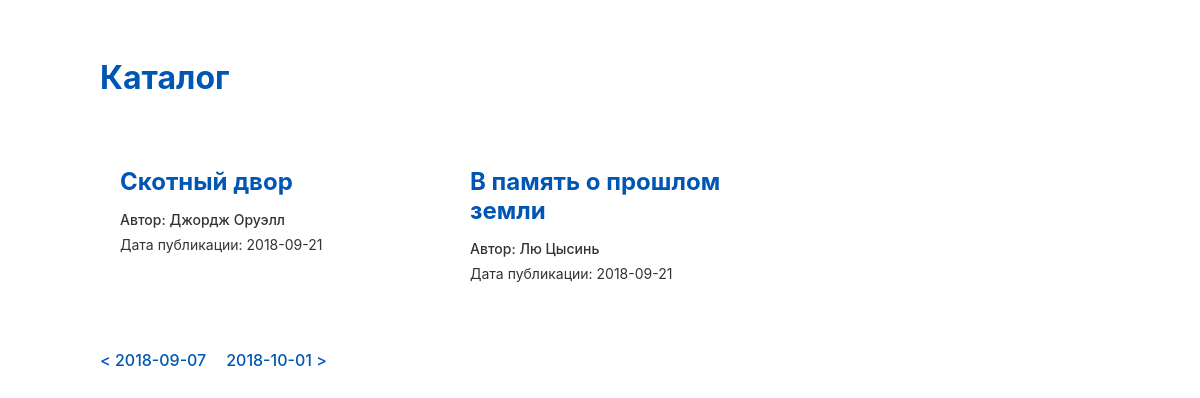
The app's page /books/2018-09-21/ with its own data.
### books/models.py (models this page shows, shortened)
class Book(models.Model):
    name = models.CharField(max_length=255)
    author = models.CharField(max_length=255)
    pub_date = models.DateField()

### books/views.py (the view)
# urls.py: re_path(r'^(?P<pub_date>\d{4}-\d{2}-\d{2})/$', views.books_by_date, name='books_by_date'),
def books_by_date(request, pub_date):
    template = 'books/books_by_date.html'
    books = Book.objects.filter(pub_date=pub_date)
    prev_book = Book.objects.filter(pub_date__lt=pub_date).order_by('-pub_date').first()
    prev_date = prev_book.pub_date.strftime('%Y-%m-%d') if prev_book else None
    next_book = Book.objects.filter(pub_date__gt=pub_date).order_by('pub_date').first()
    next_date = next_book.pub_date.strftime('%Y-%m-%d') if next_book else None
    context = {
        'books': books,
        'prev_date': prev_date,
        'next_date': next_date,
    }
    return render(request, template, context)

### books/templates/books/books_by_date.html (shortened to what this page needs)
{% load static %}
<!DOCTYPE html>
<html>
<head>
    <link rel="stylesheet" href="{% static 'css/styles.css' %}">
</head>
<body>
<div class="container">
    <div class="header">
        <h1><a href="{% url 'books_list' %}">Каталог</a></h1>
    </div>
    <div class="content">
        <div class="books">
            {% for book in books %}
            <div class="book">
                <h2>{{ book.name }}</h2>
                <p class="author">Автор: {{ book.author }}</p>
                <p class="date">Дата публикации: {{ book.pub_date|date:"Y-m-d" }}</p>
            </div>
            {% endfor %}
        </div>
        <div class="pagination">
            {% if prev_date %}
            <a href="{% url 'books_by_date' prev_date %}">&lt; {{ prev_date }}</a>
            {% endif %}
            {% if next_date %}
            <a href="{% url 'books_by_date' next_date %}">{{ next_date }} &gt;</a>
            {% endif %}
        </div>
    </div>
</div>
</body>
</html>

### static/css/styles.css (style rules this page uses)
body { font-family: -apple-system, BlinkMacSystemFont, "Segoe UI", Roboto, Helvetica, Arial, sans-serif; color: #333; }
.container { max-width: 1000px; margin: 0 auto; padding: 20px; }
.header { margin-top: 30px; margin-bottom: 50px; }
.header h1 a { color: #0056b3; text-decoration: none; }
.books { display: flex; flex-wrap: wrap; gap: 30px; }
.book { width: 280px; padding: 20px; background-color: #fff; }
.book h2 { font-size: 24px; margin-top: 0; margin-bottom: 15px; color: #0056b3; }
.book p { margin: 8px 0; font-size: 14px; }
.book .author { font-weight: 500; }
.pagination { margin-top: 40px; display: flex; gap: 20px; font-size: 16px; }
.pagination a { color: #0056b3; text-decoration: none; font-weight: 500; }

### records on screen
Book: name "Скотный двор", author "Джордж Оруэлл", pub_date "2018-09-21"
Book: name "В память о прошлом земли", author "Лю Цысинь", pub_date "2018-09-21"

### other values on screen
{{ prev_date }} "2018-09-07"
{{ next_date }} "2018-10-01"
